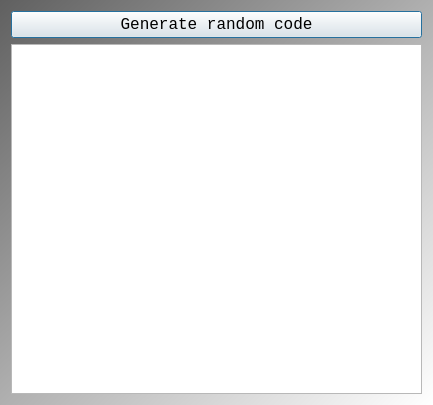
<?xml version="1.0" encoding="UTF-8"?>
<ui version="4.0">
 <class>QtRandomCodeMainDialog</class>
 <widget class="QDialog" name="QtRandomCodeMainDialog">
  <property name="geometry">
   <rect>
    <x>0</x>
    <y>0</y>
    <width>433</width>
    <height>405</height>
   </rect>
  </property>
  <property name="font">
   <font>
    <family>Courier New</family>
    <pointsize>12</pointsize>
   </font>
  </property>
  <property name="windowTitle">
   <string>RandomCode</string>
  </property>
  <property name="windowIcon">
   <iconset resource="ToolRandomCode.qrc">
    <normaloff>:/images/ToolRandomCodeIcon14x14.png</normaloff>:/images/ToolRandomCodeIcon14x14.png</iconset>
  </property>
  <property name="styleSheet">
   <string notr="true">QDialog { 
background-color: qlineargradient(x1: 0, y1: 0, x2: 1, y2: 1, stop: 0  #606060, stop: 1 #ffffff);
}

QLabel { font: 24px, &quot;Courier&quot; }
QPushButton { font: 24px, &quot;Courier&quot; }</string>
  </property>
  <layout class="QVBoxLayout" name="verticalLayout">
   <item>
    <widget class="QPushButton" name="button_generate">
     <property name="text">
      <string>Generate random code</string>
     </property>
    </widget>
   </item>
   <item>
    <widget class="QTextEdit" name="textEdit">
     <property name="font">
      <font>
       <family>Courier New</family>
       <pointsize>8</pointsize>
      </font>
     </property>
     <property name="readOnly">
      <bool>true</bool>
     </property>
    </widget>
   </item>
  </layout>
 </widget>
 <tabstops>
  <tabstop>button_generate</tabstop>
  <tabstop>textEdit</tabstop>
 </tabstops>
 <resources>
  <include location="ToolRandomCode.qrc"/>
 </resources>
 <connections/>
</ui>
